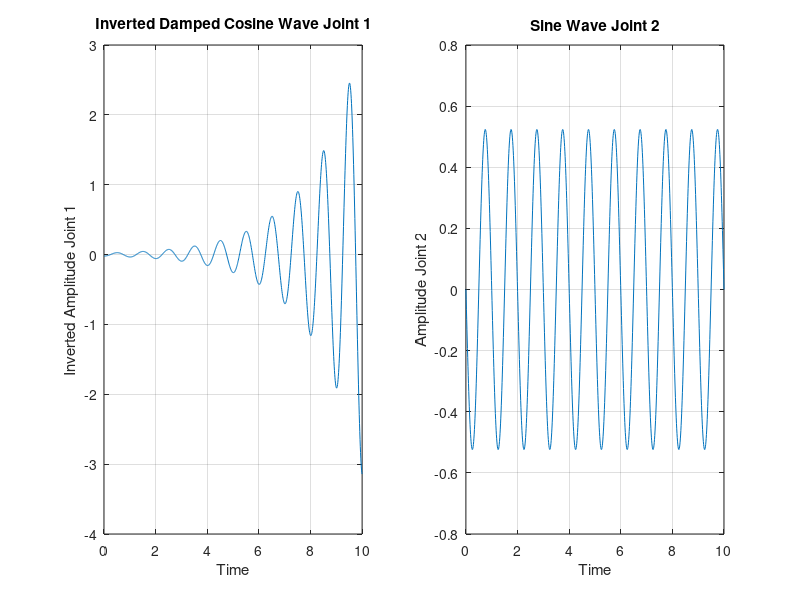

Reproduce this figure in MATLAB.
% Parameters
lambda1 = 0.5;
omega1 = 10*pi/5;         % Adjust number of oscillations
phi1 = pi;          

lambda2 = 0.1;
omega2 = 10*pi/5;         % Adjust number of oscillations
phi2 = pi;
% Time array
t = linspace(0, 10, 1000)';

% Function
y1 = pi * exp(-lambda1 * t) .* cos(omega1 * t + phi1);
y2 = pi/6 * sin(omega2 * t + phi2);

% Invert y values
y1_inverted = flipud(y1);

% Create a matrix with time and inverted y values
data = [t, y1_inverted, y2];

% Write the matrix to a CSV file
csvwrite('inverted_damped_cosine_wave.csv', data);

% Plot
figure
subplot(1,2,1)
plot(t, y1_inverted)
xlabel('Time')
ylabel('Inverted Amplitude Joint 1')
title('Inverted Damped Cosine Wave Joint 1')
grid on;

% Plot
subplot(1,2,2)
plot(t, y2)
xlabel('Time')
ylabel('Amplitude Joint 2')
title('Sine Wave Joint 2')
grid on;

